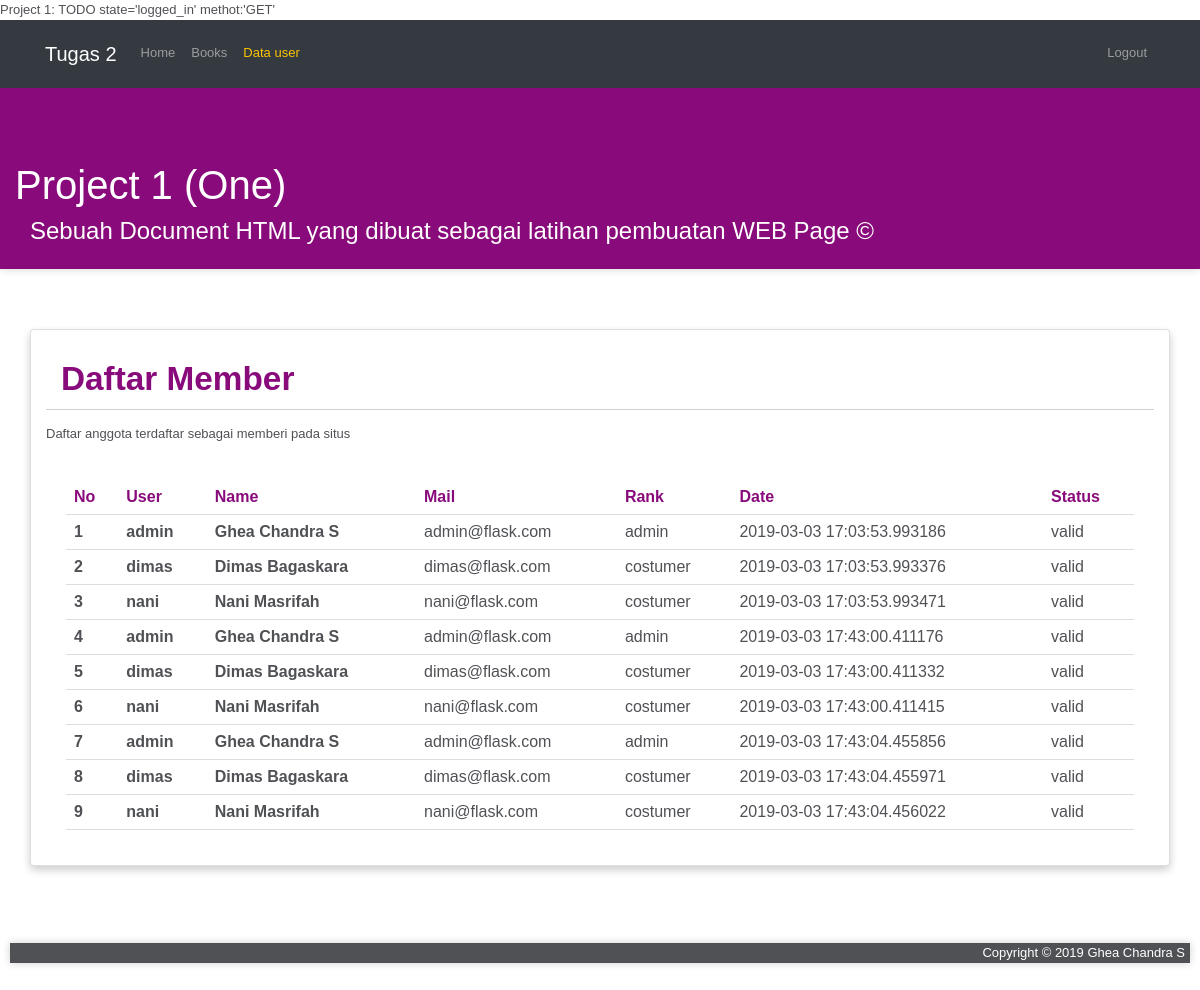
/user (signed in), run on the app's committed database.
### models.py (models this page shows, shortened)
class User(Base):
    __tablename__ = 'users'
    id = Column(Integer, primary_key=True)
    user = Column(String(50))
    name = Column(String(50))
    mail = Column(String(120))
    pswd = Column(String(50))
    rank = Column(String(50))
    date = Column(DateTime, default=datetime.utcnow)
    stat = Column(String(120))

### application.py (the view)
@app.route('/user')
def user():
    html_file='user'
    part={}
    page_data = Data_control()
    page_data.add('page_active', html_file)
    page_data.add('page_title', 'PJ1 | '+(html_file.title()))
    page_data.add('title', title)
    data_user = User.query.all()
    part["register"]    = False;
    part["user_list"]   = True;
    page_data.add('data_user', data_user)
    page_data.add('user_active', user)
    log_st='logged_in' if session.get('logged_in') == True else 'logged_out'
    HTML = render_template(html_file+'.html', title = title,  part=part, data = page_data.all())
    return f"Project 1: TODO state='{log_st}' methot:'{request.method}'<br> {HTML} <br>"

### application.py (called while the page is built)
@app.teardown_appcontext
def shutdown_session(exception=None):
    db_session.remove()

### control_center.py (called while the page is built)
    def add(self, name, content):
        self.data[name] = content

    def all(self):
        return self.data

### templates/user.html
{% extends 'register.html' %}
	{% block content_title %}Daftar Member{% endblock %}
	{% block content_Description %}Daftar anggota terdaftar sebagai memberi pada situs{% endblock %}

### templates/register.html (shortened to what this page needs)
{% extends 'base.html' %}
{% block content %}
  {% block list %}
    {% if part['user_list'] %}
      <div class="profile">
          <div class="container card">
              <div class="row">
                  <div class="col-lg-12">
                      <div class="profile_content">
                          <h2>{% block content_title %}Data Partisipan{% endblock %}</h2>
                          <p>{% block content_Description %}Berikut adalah data partisipan perkuliahan pemrograman web{% endblock %}</p>
                      </div>
                      <div class="data-tabel">
                          <table>
                              <thead>
                                  <tr>
                                      <td>No</td>
                                      <td>User</td>
                                      <td>Name</td>
                                      <td>Mail</td>
                                      <td>Rank</td>
                                      <td>Date</td>
                                      <td>Status</td>
                                  </tr>
                              </thead>
                              <tbody>
                                {% for user in data['data_user'] %}
                                    <tr {% if data["user_active"]==user.user %}style="background-color:red;color:white;"{% endif %}>
                                        <th scope="row">{{ user.id }}</th>
                                        <th>{{ user.user }}</th>
                                        <th>{{ user.name }}</th>
                                        <td> {{ user.mail }} </td>
                                        <td> {{ user.rank }} </td>
                                        <td> {{ user.date }} </td>
                                        <td> {{ user.stat }} </td>
                                    </tr>
                                {% endfor %}
                              </tbody>
                          </table>
                      </div>
                  </div>
              </div>
          </div>
      </div>
    {% endif %}
  {% endblock %}
{% endblock %}

### static/style.css (style rules this page uses)
body { background-color: #fff; font: 13px/20px normal Helvetica, Arial, sans-serif; color: #4F5155; }
#begin h1, #begin h2, #begin h3, #container h1, #container h2, #container h3, .container h1, .container h2, .container h3 { padding: 14px 15px 10px 15px; }
#begin h1, #begin h2, #container h1, #container h2, .container h1, .container h2 { background-color: transparent; border-bottom: 1px solid #D0D0D0; font-size: 25pt; font-weight: bold; margin: 0 0 14px 0; }
#begin h1, #begin h2, #begin h3, #begin h4, #begin h5, #container h1, #container h2, #container h3, #container h4, #container h5, .container h1, .container h2, .container h3, .container h4, .container h5 { color: #880a7b; }
.box, .card { padding: 15px; max-width: 95%; }
.card { box-shadow: 0 4px 8px 0 rgba(0, 0, 0, 0.2); transition: 0.3s; }
.profile { padding-top: 45pt; padding-bottom: 50pt; }
.profile_content h2 { color: #880a7b; }
table { border-collapse: collapse; width: 100%; }
th, td { padding: 8px; text-align: left; border-bottom: 1px solid #ddd; }
.data-tabel { padding: 20px; }
thead { color: #880a7b; font-weight: bold; }

### data on the page
User: id "1", user "admin", name "Ghea Chandra S", mail "admin@flask.com", rank "admin", date "2019-03-03 17:03:53.993186", stat "valid"
User: id "2", user "dimas", name "Dimas Bagaskara", mail "dimas@flask.com", rank "costumer", date "2019-03-03 17:03:53.993376", stat "valid"
User: id "3", user "nani", name "Nani Masrifah", mail "nani@flask.com", rank "costumer", date "2019-03-03 17:03:53.993471", stat "valid"
User: id "4", user "admin", name "Ghea Chandra S", mail "admin@flask.com", rank "admin", date "2019-03-03 17:43:00.411176", stat "valid"
User: id "5", user "dimas", name "Dimas Bagaskara", mail "dimas@flask.com", rank "costumer", date "2019-03-03 17:43:00.411332", stat "valid"
User: id "6", user "nani", name "Nani Masrifah", mail "nani@flask.com", rank "costumer", date "2019-03-03 17:43:00.411415", stat "valid"
User: id "7", user "admin", name "Ghea Chandra S", mail "admin@flask.com", rank "admin", date "2019-03-03 17:43:04.455856", stat "valid"
User: id "8", user "dimas", name "Dimas Bagaskara", mail "dimas@flask.com", rank "costumer", date "2019-03-03 17:43:04.455971", stat "valid"
User: id "9", user "nani", name "Nani Masrifah", mail "nani@flask.com", rank "costumer", date "2019-03-03 17:43:04.456022", stat "valid"

### other printed values
{{ data["title"] }} "Project 1 (One)"
